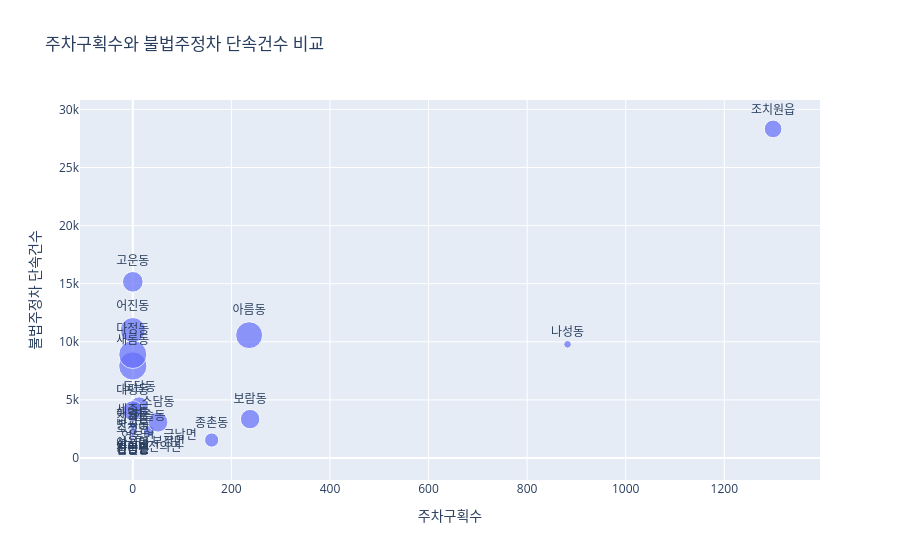

Here is the notebook cell this chart was saved with:
### Code cell
fig = px.scatter(
    priority_df,
    x='주차구획수',
    y='단속건수',
    size='면적 당 단속건수',
    text='지역',
    title='주차구획수와 불법주정차 단속건수 비교',
    labels={
        '주차구획수': '주차구획수',
        '단속건수': '불법주정차 단속건수',
        '면적 당 단속건수': '면적 당 단속건수'
    },
    hover_data=[
        '지역',
        '주차장수',
        '주차구획 1면당 단속건수',
        '면적당 주차구획수'
    ]
)

fig.update_traces(textposition='top center')
fig.show()

### Figure 1 — Plotly figure (JSON) as saved in the notebook; plotly's stock layout.template omitted (floating-point values rounded to 4 significant figures)
{"data": [{"customdata": [["도담동", 1, 344.6, 6.4], ["연동면", 1, 94.4, 0.47], ["한솔동", 1, 69.94, 12.22], ["소담동", 1, 60.51, 43.59], ["아름동", 1, 44.8, 107.8], ["조치원읍", 38, 21.8, 95.8], ["보람동", 4, 14.08, 178.9], ["금남면", 2, 12.7, 1.32], ["나성동", 4, 11.09, 35.41], ["종촌동", 1, 9.67, 139.1], ["부강면", 5, 8.03, 2.59], ["전의면", 1, 3.23, 1.04], ["새롬동", 0, null, 0], ["다정동", 0, null, 0], ["어진동", 0, null, 0], ["고운동", 0, null, 0], ["대평동", 0, null, 0], ["집현동", 0, null, 0], ["해밀동", 0, null, 0], ["세종동", 0, null, 0], ["산울동", 0, null, 0], ["반곡동", 0, null, 0], ["소정면", 0, null, 0], ["가람동", 0, null, 0], ["연기면", 0, null, 0], ["연서면", 0, null, 0], ["장군면", 0, null, 0], ["전동면", 0, null, 0], ["한별동", 0, null, 0]], "hovertemplate": "주차구획수=%{x}<br>불법주정차 단속건수=%{y}<br>면적 당 단속건수=%{marker.size}<br>지역=%{customdata[0]}<br>주차장수=%{customdata[1]}<br>주차구획 1면당 단속건수=%{customdata[2]}<br>면적당 주차구획수=%{customdata[3]}<extra></extra>", "legendgroup": "", "marker": {"color": "#636efa", "size": [2207, 44, 855, 2638, 4827, 2089, 2520, 17, 393, 1345, 21, 3, 5317, 5240, 4157, 2834, 2710, 406, 326, 136, 136, 123, 99, 18, 10, 8, 1, 1, 1], "sizemode": "area", "sizeref": 13.29, "symbol": "circle"}, "mode": "markers+text", "name": "", "orientation": "v", "showlegend": false, "text": ["도담동", "연동면", "한솔동", "소담동", "아름동", "조치원읍", "보람동", "금남면", "나성동", "종촌동", "부강면", "전의면", "새롬동", "다정동", "어진동", "고운동", "대평동", "집현동", "해밀동", "세종동", "산울동", "반곡동", "소정면", "가람동", "연기면", "연서면", "장군면", "전동면", "한별동"], "textposition": "top center", "type": "scatter", "x": [13, 10, 33, 51, 236, 1299, 238, 96, 882, 160, 72, 65, 0, 0, 0, 0, 0, 0, 0, 0, 0, 0, 0, 0, 0, 0, 0, 0, 0], "xaxis": "x", "y": [4480, 944, 2308, 3086, 10572, 28321, 3352, 1219, 9780, 1547, 578, 210, 7922, 8908, 11016, 15164, 4065, 2265, 2748, 3194, 389, 1935, 1627, 30, 138, 418, 50, 35, 2], "yaxis": "y"}], "layout": {"legend": {"itemsizing": "constant", "tracegroupgap": 0}, "title": {"text": "주차구획수와 불법주정차 단속건수 비교"}, "xaxis": {"anchor": "y", "domain": [0, 1], "title": {"text": "주차구획수"}}, "yaxis": {"anchor": "x", "domain": [0, 1], "title": {"text": "불법주정차 단속건수"}}}}
